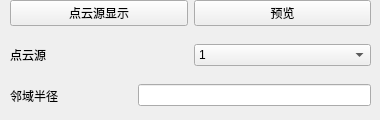
       <widget class="QWidget" name="smooth">
        <widget class="QWidget" name="layoutWidget">
         <property name="geometry">
          <rect>
           <x>10</x>
           <y>0</y>
           <width>361</width>
           <height>26</height>
          </rect>
         </property>
         <layout class="QHBoxLayout" name="horizontalLayout_115">
          <item>
           <widget class="QPushButton" name="smooth_general">
            <property name="enabled">
             <bool>true</bool>
            </property>
            <property name="text">
             <string>点云源显示</string>
            </property>
           </widget>
          </item>
          <item>
           <widget class="QPushButton" name="smooth_preview">
            <property name="enabled">
             <bool>true</bool>
            </property>
            <property name="text">
             <string>预览</string>
            </property>
           </widget>
          </item>
         </layout>
        </widget>
        <widget class="QWidget" name="layoutWidget">
         <property name="geometry">
          <rect>
           <x>10</x>
           <y>40</y>
           <width>361</width>
           <height>31</height>
          </rect>
         </property>
         <layout class="QGridLayout" name="gridLayout_10">
          <item row="0" column="0">
           <widget class="QLabel" name="label_114">
            <property name="text">
             <string>点云源</string>
            </property>
           </widget>
          </item>
          <item row="0" column="1">
           <widget class="QComboBox" name="smooth_raw_cloud">
            <property name="styleSheet">
             <string notr="true">selection-color: rgb(0, 0, 0);</string>
            </property>
            <item>
             <property name="text">
              <string>1</string>
             </property>
            </item>
           </widget>
          </item>
         </layout>
        </widget>
        <widget class="QWidget" name="layoutWidget">
         <property name="geometry">
          <rect>
           <x>10</x>
           <y>80</y>
           <width>361</width>
           <height>31</height>
          </rect>
         </property>
         <layout class="QHBoxLayout" name="horizontalLayout_116">
          <item>
           <widget class="QLabel" name="label_115">
            <property name="text">
             <string>邻域半径                      </string>
            </property>
           </widget>
          </item>
          <item>
           <widget class="QLineEdit" name="smooth_radius">
            <property name="text">
             <string/>
            </property>
           </widget>
          </item>
         </layout>
        </widget>
       </widget>
